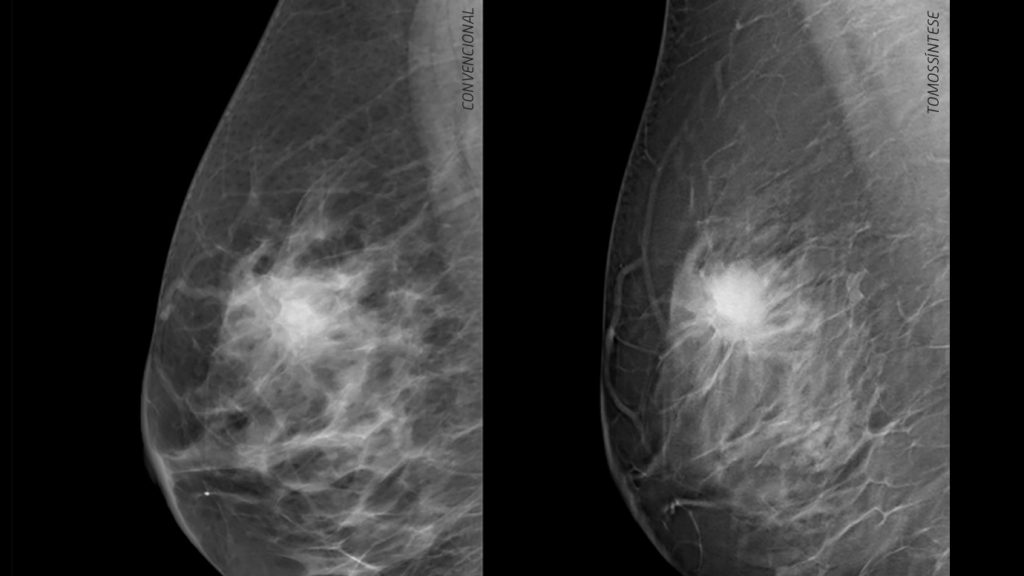
#> input picture Cancer de Mama/mama_contornos.jpg, 1024 x 576 px
$ python cancer_mama.py
#> lines starting #> are read from the running program, lines starting #| are printed output that depends on the picture
import cv2
import numpy as np

# Carregar a imagem
img = cv2.imread("mama_contornos.jpg", cv2.IMREAD_GRAYSCALE)
#> img is the input picture: shape (576, 1024); min 0, max 230, mean 54.8

# Verificar se a imagem foi carregada corretamente
if img is None:
    print("Erro: A imagem não pôde ser carregada. Verifique o caminho e o nome do arquivo.")
else:
    # Mostrar a imagem para verificar o conteúdo
    cv2.imshow('Imagem Original', img)
    cv2.waitKey(0)
    cv2.destroyAllWindows()

    # Calcular o número de pixels brancos (valor 255) e pretos (valor 0)
    numero_pixels_branco = np.sum(img == 255)
#> numero_pixels_branco = 0
    numero_pixels_preto = np.sum(img == 0)
#> numero_pixels_preto = 224330

    print('Número de pixels brancos:', numero_pixels_branco)
#| Número de pixels brancos: 0
    print('Número de pixels pretos:', numero_pixels_preto)
#| Número de pixels pretos: 224330

    # Calcular o percentual de pixels brancos
    total_pixels = img.size
#> total_pixels = 589824
    percentual_pixels_brancos = (numero_pixels_branco / total_pixels) * 100
#> percentual_pixels_brancos = 0

    print("Percentual de pixels brancos:", percentual_pixels_brancos)
#| Percentual de pixels brancos: 0.0

    # Ajustar o limiar se necessário
    limiar = 30
    if percentual_pixels_brancos > limiar:
        resultado = 'Imagem com possível presença de câncer'
        cor_texto = (0, 0, 255)  # Vermelho
    else:
        resultado = 'Imagem sem indícios de câncer'
        cor_texto = (0, 255, 0)  # Verde

    print(resultado)

    # Converter a imagem para BGR (para adicionar cor ao texto)
    img_colorida = cv2.cvtColor(img, cv2.COLOR_GRAY2BGR)

    # Adicionar o texto na imagem
    fonte = cv2.FONT_HERSHEY_SIMPLEX
    cv2.putText(img_colorida, resultado, (10, 30), fonte, 0.7, cor_texto, 2, cv2.LINE_AA)
    cv2.putText(img_colorida, f"Percentual de pixels brancos: {percentual_pixels_brancos:.2f}%",
                (10, 60), fonte, 0.7, cor_texto, 2, cv2.LINE_AA)
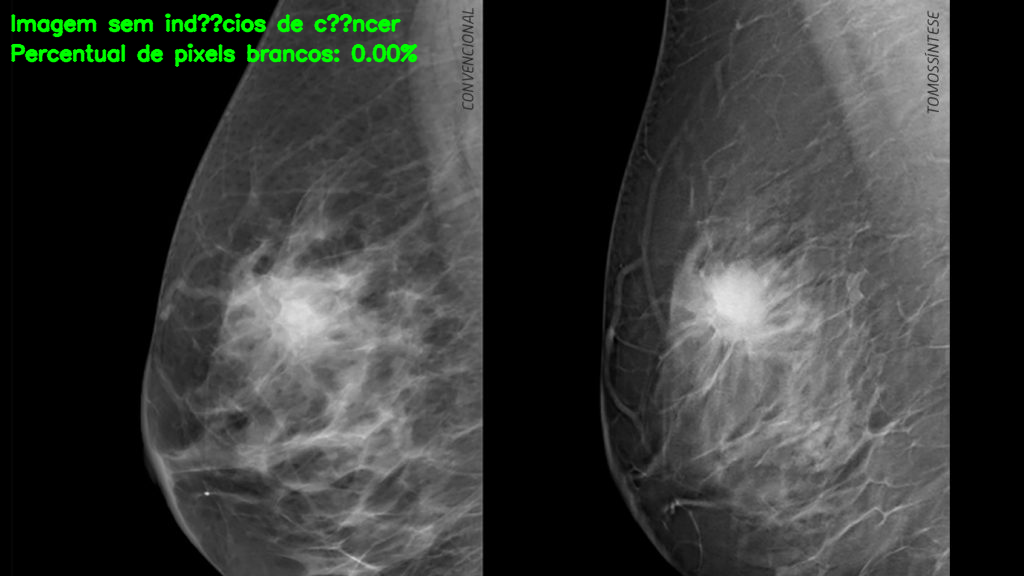
#> img_colorida: shape (576, 1024, 3); mean B, G, R 54.6, 57.3, 54.6

    # Exibir a imagem com o resultado
    cv2.imshow('Resultado da Análise', img_colorida)
    cv2.waitKey(0)
    cv2.destroyAllWindows()
